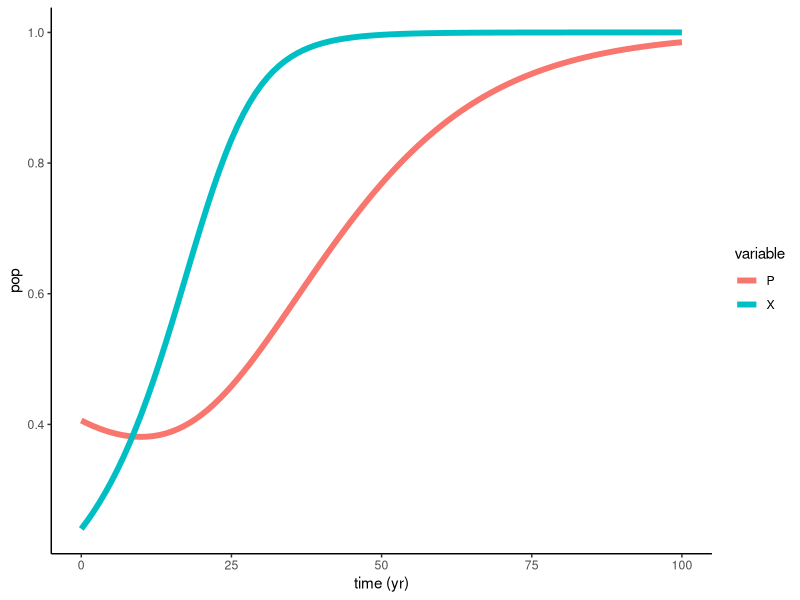
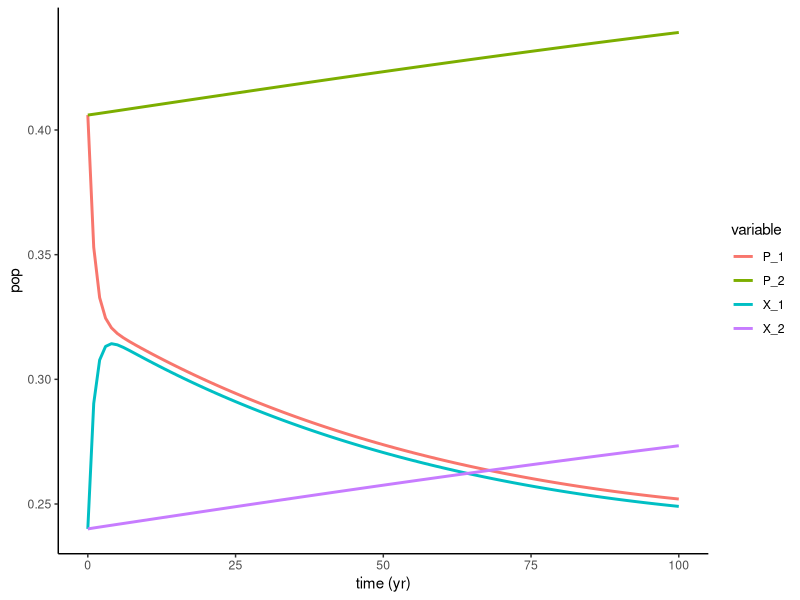
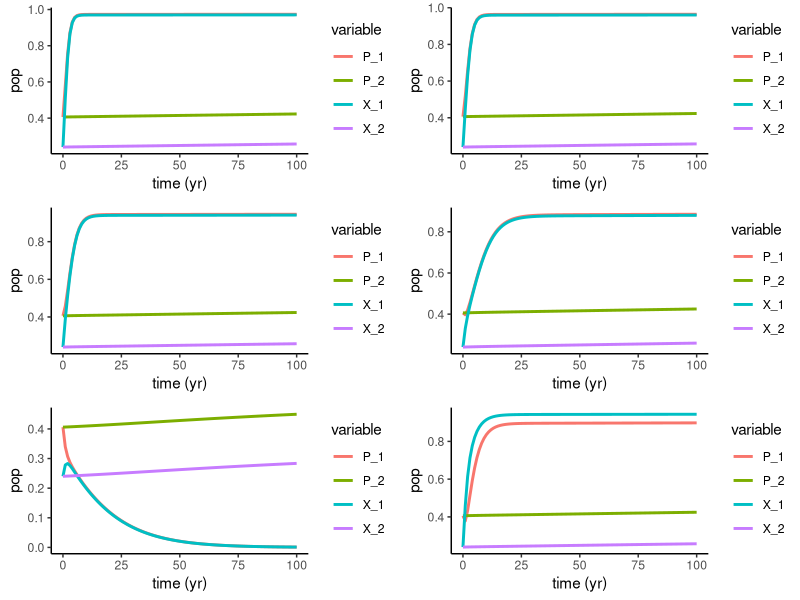
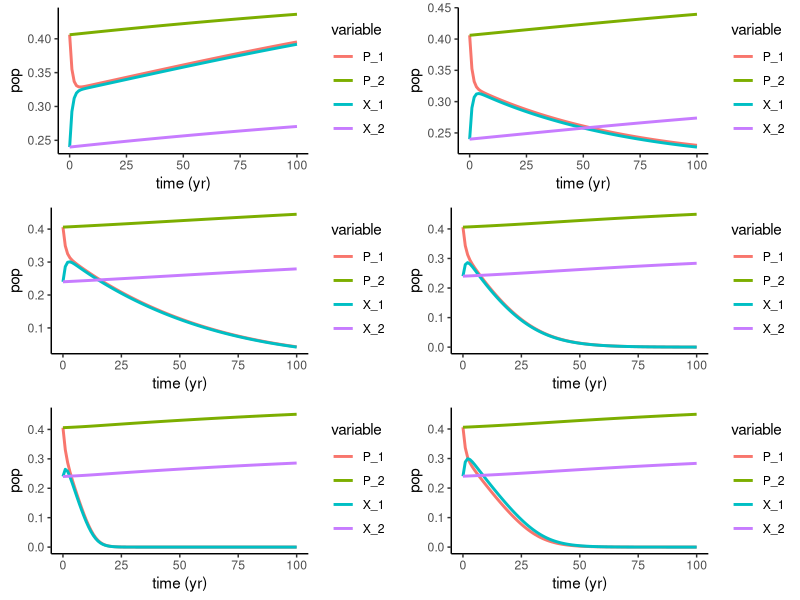
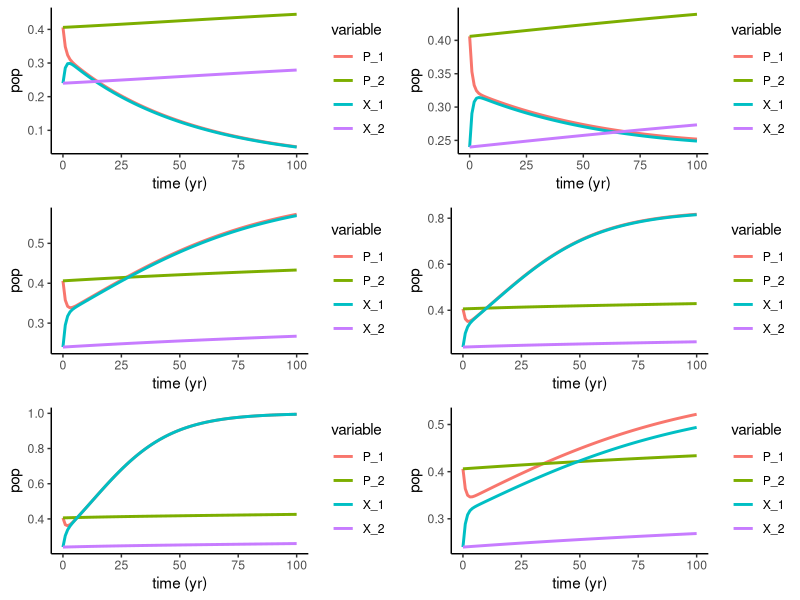
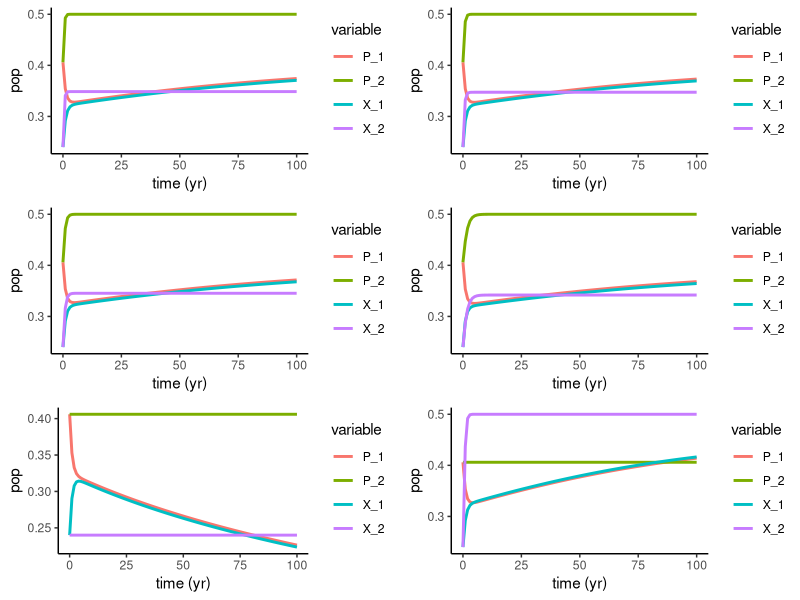
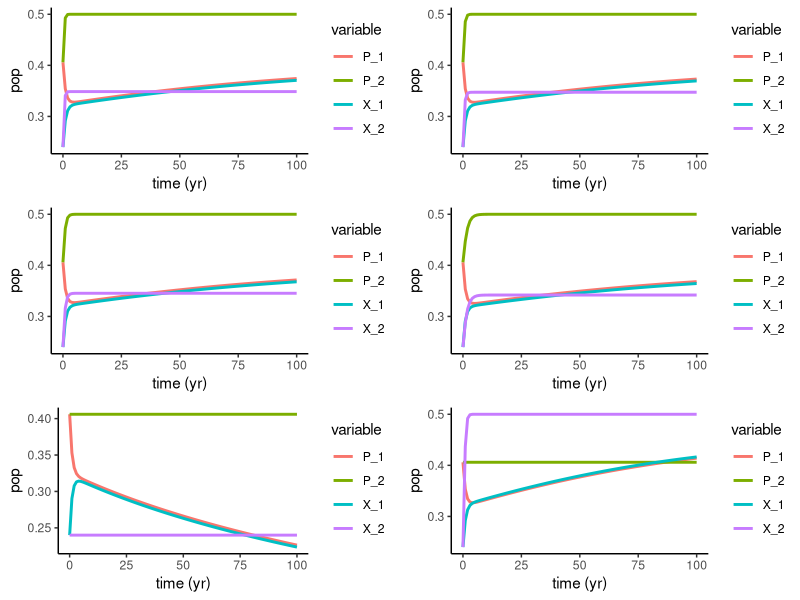
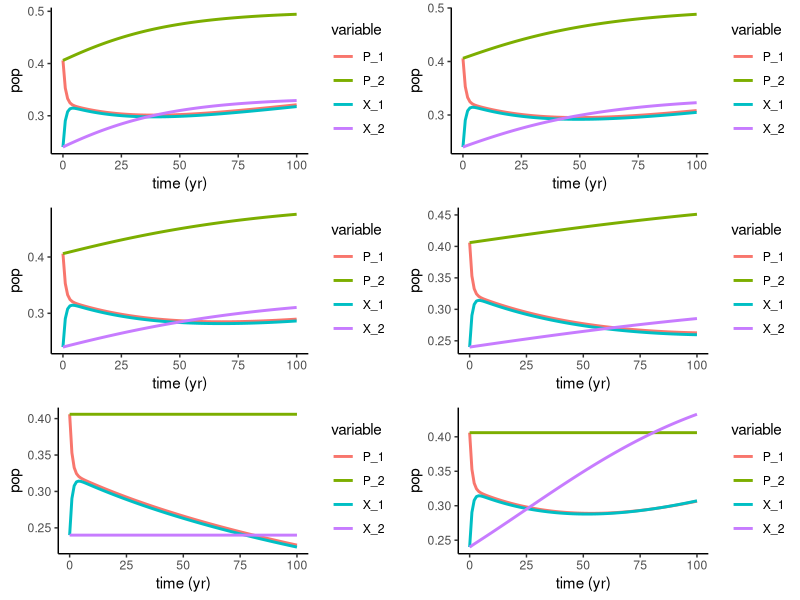

Here is the R script that generated these plots, in order:
## ---- chunk 1
knitr::opts_chunk$set(echo = FALSE, warning = FALSE, message = FALSE)

setwd("C:/Users/sophi/Documents/GitHub/UNH_Docs/Proposal/Soc_Ecol_Model")

library(deSolve)
library(tidyverse)
library(ggplot2)
library(gridExtra)
## ---- chunk 2
Bauch.Model <- function (t, y, params) {
  ## first extract the state variables
  P <- y[1] #Fish Pop var
  X <- y[2] #conservationist var

  #TT <- y[5]
  
  ## now extract the parameters
  R <- params["R"] # Net growth/fecundity
  s <- params["s"] # supply and demand
  h <- params["h"] # Harvesting efficiency
  k <- params["k"] # Social learning rate
  w <- params["w"] # conservation costs
  c <- params["c"] # rarity valuation param
  d <- params["d"] # social norm strength
  
  ## now code the model equations
  dPdt <- R * P * (1-P) - (h * P * (1-X))/(P+s)
  dXdt <- k * X * (1-X) * (d*(2*X-1) + 1/(P+c) - w)
  
  ## combine results into a single vector
  dydt <- c(dPdt, dXdt)
  ## return result as a list!
  
  list(dydt)
}

params_Bauch <- c(R = 0.06, s = 0.8, h = 0.075, k = 0.17, w = 0.35, c = 0.6, d = 0.5)

times <- seq(from = 0, to = 100, by = 1)
xstart <- c(P = 0.406, X = .24) # See supplemental data for other starting params

ode(
  func=Bauch.Model,
  y=xstart,
  times=times,
  parms=params_Bauch
) %>%
  as.data.frame() -> out1

out1 %>%
  gather(variable,value,-time) %>%
  ggplot(aes(x=time,y=value,color=variable))+
  geom_line(size=2)+
  theme_classic()+
  labs(x='time (yr)',y='pop')

## ---- chunk 3
Bauch.Coupled <- function (t, y, params) {
  ## first extract the state variables
  P_1 <- y[1] #Fish Pop var
  P_2 <- y[2] #Fish Pop var
  X_1 <- y[3] #conservationist var
  X_2 <- y[4] #conservationist var

  #TT <- y[5]
  
  ## now extract the parameters
  R_1 <- params["R_1"] # Net growth/fecundity
  s_1 <- params["s_1"] # supply and demand
  h_1 <- params["h_1"] # Harvesting efficiency
  k_1 <- params["k_1"] # Social learning rate
  w_1 <- params["w_1"] # conservation costs
  c_1 <- params["c_1"] # rarity valuation param
  d_1 <- params["d_1"] # social norm strength
  
  R_2 <- params["R_2"] # Net growth/fecundity
  s_2 <- params["s_2"] # supply and demand
  h_2 <- params["h_2"] # Harvesting efficiency
  k_2 <- params["k_2"] # Social learning rate
  w_2 <- params["w_2"] # conservation costs
  c_2 <- params["c_2"] # rarity valuation param
  d_2 <- params["d_2"] # social norm strength 
  
  roe_1 <- params["roe_1"] # fish diffusion
  roe_2 <- params["roe_2"] # fish diffusion
  prop_1 <- params["prop_1"] # Proportion of population in group 1
  prop_2 <- params["prop_2"] # Proportion of population in group 2. prop_1 + prop_2 = 1
  
  ## now code the model equations
  dP_1dt <- R_1 * P_1 * (1-P_1) - (h_1 * P_1 * (1-X_1))/(P_1+s_1) + roe_1 * (P_2 - P_1)/2
  
  dX_1dt <- k_1 * X_1 * (prop_1-X_1) * X_2 * (prop_2-X_2) *(1/(P_1 + c_1) - w_1 + d_1*(2*X_1-prop_1) + d_2*(2*X_2 - prop_2))
  
  dP_2dt <- R_2 * P_2 * (1-P_2) - (h_2 * P_2 * (1-X_2))/(P_2+s_2) + roe_2 * (P_1 - P_2)/2
  
  dX_2dt <- k_2 * X_1 * (prop_1-X_1) * X_2 * (prop_2-X_2) *(1/(P_2 + c_2) - w_2 + d_1*(2*X_1-prop_1) + d_2*(2*X_2 - prop_2))
  
  ## combine results into a single vector
  dydt <- c(dP_1dt, dP_2dt, dX_1dt, dX_2dt)
  ## return result as a list!
  
  list(dydt)
}

params_Bauch <- c(R_1 = 0.06, s_1 = 0.8, h_1 = 0.075, k_1 = 0.17, w_1 = 0.35, c_1 = 0.6, d_1 = 0.5, roe_1 = 1, prop_1 = 0.5,
                  R_2 = 0.06, s_2 = 0.8, h_2 = 0.075, k_2 = 0.17, w_2 = 0.35, c_2 = 0.6, d_2 = 0.5, roe_2 = 1, prop_2 = 0.5)

times <- seq(from = 0, to = 100, by = 1)
xstart <- c(P_1 = 0.406, X_1 = .24, P_2 = 0.406, X_2 = .24) # See supplemental data for other starting params

ode(
  func=Bauch.Coupled,
  y=xstart,
  times=times,
  parms=params_Bauch
) %>%
  as.data.frame() -> out_Coupled

out_Coupled %>%
  gather(variable,value,-time) %>%
  ggplot(aes(x=time,y=value,color=variable))+
  geom_line(size=1)+
  theme_classic()+
  labs(x='time (yr)',y='pop')

## ---- chunk 4
# params_Default <- data.frame(R = 0.06, s = 0.8, h = 0.075, k = 0.17, w = 0.35, c = 0.6, d = 0.5, roe = 1)
# params_Bauch <- c(R_1 = 0.06, s_1 = 0.8, h_1 = 0.075, k_1 = 0.17, w_1 = 0.35, c_1 = 0.6, d_1 = 0.5, roe_1 = 1,
#                   R_2 = 0.06, s_2 = 0.8, h_2 = 0.075, k_2 = 0.17, w_2 = 0.35, c_2 = 0.6, d_2 = 0.125, roe_2 = 1)

# min <- 0
# max <- 1
# i <- 1
# param <- 8


#Note: in this function, I am changing BOTH populations' paramters. Should I try just changing one?
param_ranges <- function(param, max, min){
  #Generate list of ranges
  new_param <- seq(from=min, to=max, length.out=5)
  plotList <- list()
  
  #Change params to each quartile for graphs 1-5
  for(i in 1:length(new_param)){
    params_Default <- data.frame(R = 0.06, s = .8, h = 0.075, k = 0.17, w = 0.35, c = 0.6, d = 0.5, roe = 1, prop = .5)
    #ASSIGN OLD PARAMS TO BE NEW SEQUENCE
    params_Default[param] <- new_param[i]
    params_Bauch <- c(R_1 = params_Default$R, s_1 = params_Default$s, h_1 = params_Default$h, k_1 = params_Default$k,
                      w_1 = params_Default$w, c_1 = params_Default$c, d_1 = params_Default$d, roe_1 = params_Default$roe,
                      prop_1 =  params_Default$prop,
                      R_2 = params_Default$R, s_2 = params_Default$s, h_2 = params_Default$h, k_2 = params_Default$k,
                      w_2 = params_Default$w, c_2 =params_Default$c, d_2 = params_Default$d, roe_2 = params_Default$roe,
                      prop_2 = 1- params_Default$prop)
    
    times <- seq(from = 0, to = 100, by = 1)
    xstart <- c(P_1 = 0.406, X_1 = .24, P_2 = 0.406, X_2 = .24) #See supplemental for other starting params

    ode(
      func=Bauch.Coupled,
      y=xstart,
      times=times,
      parms=params_Bauch
    ) %>%
      as.data.frame() -> out_Diff

    p <- out_Diff %>%
      gather(variable,value,-time) %>%
      ggplot(aes(x=time,y=value,color=variable))+
      geom_line(size=1)+
      theme_classic()+
      labs(x='time (yr)',y='pop')
    plotList[[i]] <- p
  }
  
  #Now assigning the final graph to give the two populations the max and min of the paramters
    params_Default <- data.frame(R = 0.06, s = .8, h = 0.075, k = 0.17, w = 0.35, c = 0.6, d = 0.5, roe = 1, prop = .5)
    #ASSIGN OLD PARAMS TO BE NEW SEQUENCE
    params_Bauch <- c(R_1 = params_Default$R, s_1 = params_Default$s, h_1 = params_Default$h, k_1 = params_Default$k,
                      w_1 = params_Default$w, c_1 = params_Default$c, d_1 = params_Default$d, roe_1 = params_Default$roe,
                      prop_1 =  params_Default$prop,
                      R_2 = params_Default$R, s_2 = params_Default$s, h_2 = params_Default$h, k_2 = params_Default$k,
                      w_2 = params_Default$w, c_2 =params_Default$c, d_2 = params_Default$d, roe_2 = params_Default$roe,
                      prop_2 = 1- params_Default$prop)
    params_Bauch[param] <- max
    params_Bauch[(param + 9)] <- min
    
    times <- seq(from = 0, to = 100, by = 1)
    xstart <- c(P_1 = 0.406, X_1 = .24, P_2 = 0.406, X_2 = .24) #See supplemental for other starting params

    ode(
      func=Bauch.Coupled,
      y=xstart,
      times=times,
      parms=params_Bauch
    ) %>%
      as.data.frame() -> out_Diff

    p <- out_Diff %>%
      gather(variable,value,-time) %>%
      ggplot(aes(x=time,y=value,color=variable))+
      geom_line(size=1)+
      theme_classic()+
      labs(x='time (yr)',y='pop')
    plotList[[6]] <- p
  
  
  
  do.call("grid.arrange", c(plotList, ncol=2))
}
  

## ---- chunk 5
param_ranges(1, 0, 1)
## ---- chunk 6
param_ranges(2, 0.1, 1)
## ---- chunk 7
param_ranges(3, 0, .1)
## ---- chunk 8
param_ranges(4, 0, 100)
## ---- chunk 9
param_ranges(4, 0, 100)
## ---- chunk 10
param_ranges(4, 0, 1)
## ---- chunk 11
param_ranges(5, 0, 1)
## ---- chunk 12
param_ranges(6, 0, 1)
## ---- chunk 13
param_ranges(7, 0, 1)
## ---- chunk 14
param_ranges(8, 0, 1)
## ---- chunk 15

paramplane <- function(paramx, paramy, maxx, maxy){
  #Create empty dataframe to fill
  paramlist <- c("R", "S", "H", "K", "W", "C", "d", "rho")
  outcomes <- data.frame(matrix(ncol = 4, nrow = 0))
  colnames(outcomes) <- c("XParameter", "YParameter", "Fish1", "Fish2")
  
  #Dumb but it throws an error if S = 0
  startx <- 0
  starty <- 0
  if(paramx == 2){startx <- .001}
  if(paramy == 2){starty <- .001}
  
  #Create list of all combinations of the two paramters
  paramcombos <- expand.grid(x_parameter = seq(from = startx, to = maxx, length.out = 10),
                        y_parameter = seq(from = starty, to = maxy, length.out = 10))
  
  for(i in 1:nrow(paramcombos)){
  params_Default <- data.frame(R = 0.06, s = .8, h = 0.075, k = 0.17, w = 0.35, c = 0.6, d = 0.5, roe = 1, prop = .5)
  #Change params to be the 
  params_Default[paramx] <- paramcombos$x_parameter[i]
  params_Default[paramy] <- paramcombos$y_parameter[i]
  
  params_Bauch <- c(R_1 = params_Default$R, s_1 = params_Default$s, h_1 = params_Default$h, k_1 = params_Default$k,
                    w_1 = params_Default$w, c_1 = params_Default$c, d_1 = params_Default$d, roe_1 = params_Default$roe,
                    prop_1 =  params_Default$prop,
                    R_2 = params_Default$R, s_2 = params_Default$s, h_2 = params_Default$h, k_2 = params_Default$k,
                    w_2 = params_Default$w, c_2 =params_Default$c, d_2 = params_Default$d, roe_2 = params_Default$roe,
                    prop_2 = 1- params_Default$prop)
    
  times <- seq(from = 0, to = 100, by = 1)
    xstart <- c(P_1 = 0.406, X_1 = .24, P_2 = 0.406, X_2 = .24) #See supplemental for other starting params
    
    ode(
      func=Bauch.Coupled,
      y=xstart,
      times=times,
      parms=params_Bauch
    ) %>%
      as.data.frame() -> out_Diff
    
    finalstatus <- out_Diff %>%
      filter(times == 100)
    
    outcomes[i,] <- c(paramcombos$x_parameter[i], paramcombos$y_parameter[i], out_Diff$P_1, out_Diff$P_2)
  }
  
  finalDynamics <- outcomes %>%
    mutate(Result = case_when(
    XParameter >= .25 & YParameter >= .25 ~ "Both",
    XParameter >= .25 & YParameter < .25 ~ "Only X",
    XParameter < .25 & YParameter >= .25 ~ "Only Y",
    XParameter < .25 & YParameter < .25 ~ "Neither"))
  
cols <- c("green", "yellow", "orange", "black")

#Binned Colors
ggplot(finalDynamics, aes(XParameter, YParameter, fill = Result)) + geom_tile(width=1) +
  scale_fill_manual(
  values = c(cols)) +
  xlab(paramlist[paramx]) +
  ylab(paramlist[paramy])
}

## ---- chunk 16

popplane <- function(param, max){
  #Create empty dataframe to fill
  paramlist <- c("R", "S", "H", "K", "W", "C", "d", "rho")
  outcomes <- data.frame(matrix(ncol = 4, nrow = 0))
  colnames(outcomes) <- c("Pop1Parameter", "Pop2Parameter", "Fish1", "Fish2")
  
  #Dumb but it throws an error if S = 0
  start <- 0
  if(param == 2){start <- .001}
  
  #Create list of all combinations of the two paramters
  paramcombos <- expand.grid(pop1_parameter = seq(from = start, to = max, length.out = 10),
                        pop2_parameter = seq(from = start, to = max, length.out = 10))
  
  for(i in 1:nrow(paramcombos)){
  params_Default <- data.frame(R = 0.06, s = .8, h = 0.075, k = 0.17, w = 0.35, c = 0.6, d = 0.5, roe = 1, prop = .5)
  #Change params to be the
  
  params_Bauch <- c(R_1 = params_Default$R, s_1 = params_Default$s, h_1 = params_Default$h, k_1 = params_Default$k,
                    w_1 = params_Default$w, c_1 = params_Default$c, d_1 = params_Default$d, roe_1 = params_Default$roe,
                    prop_1 =  params_Default$prop,
                    R_2 = params_Default$R, s_2 = params_Default$s, h_2 = params_Default$h, k_2 = params_Default$k,
                    w_2 = params_Default$w, c_2 =params_Default$c, d_2 = params_Default$d, roe_2 = params_Default$roe,
                    prop_2 = 1- params_Default$prop)
  params_Bauch[param] <- paramcombos$pop1_parameter[i]
  params_Bauch[(param + 9)] <- paramcombos$pop2_parameter[i]
    
  times <- seq(from = 0, to = 100, by = 1)
    xstart <- c(P_1 = 0.406, X_1 = .24, P_2 = 0.406, X_2 = .24) #See supplemental for other starting params
    
    ode(
      func=Bauch.Coupled,
      y=xstart,
      times=times,
      parms=params_Bauch
    ) %>%
      as.data.frame() -> out_Diff
    
    finalstatus <- out_Diff %>%
      filter(times == 100)
    
    outcomes[i,] <- c(paramcombos$pop1_parameter[i], paramcombos$pop2_parameter[i], out_Diff$P_1, out_Diff$P_2)
  }
  
  finalDynamics <- outcomes %>%
    mutate(Result = case_when(
    Pop1Parameter >= .25 & Pop2Parameter >= .25 ~ "Both",
    Pop1Parameter >= .25 & Pop2Parameter < .25 ~ "Only Pop1",
    Pop1Parameter < .25 & Pop2Parameter >= .25 ~ "Only Pop2",
    Pop1Parameter < .25 & Pop2Parameter < .25 ~ "Neither"))
  
cols <- c("green", "yellow", "orange", "black")

#Binned Colors
ggplot(finalDynamics, aes(Pop1Parameter, Pop2Parameter, fill = Result)) + geom_tile(width=1) +
  scale_fill_manual(
  values = c(cols)) +
  ggtitle(paste0(paramlist[param], " Parameter plane")) +
  xlab(paste0(paramlist[param], " Population 1")) +
  ylab(paste0(paramlist[param], " Population 2"))
}

popplane(2,1)
